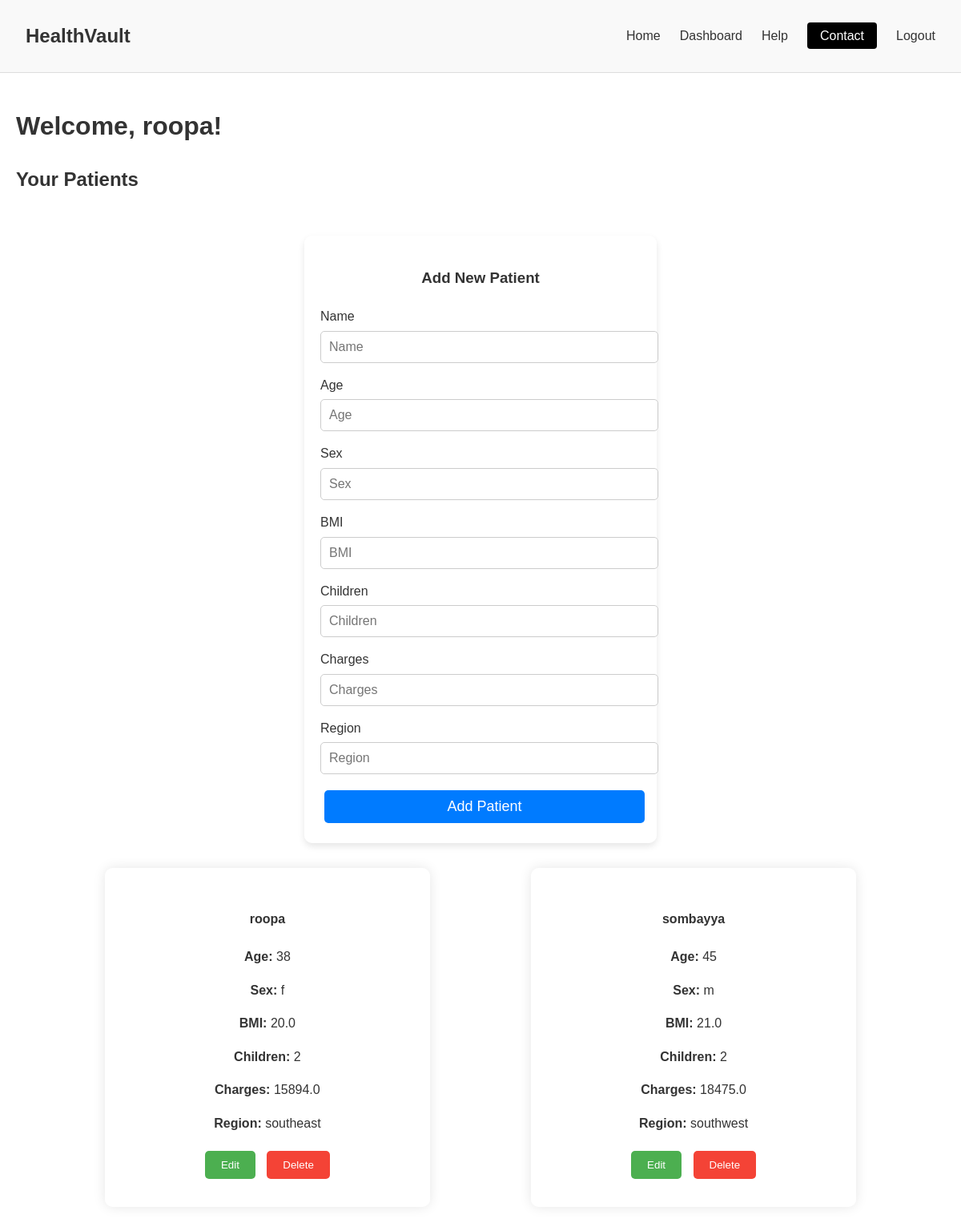
The page /index (signed in) on the database its author committed.
### app.py (models this page shows)
class User(db.Model, UserMixin):
    id = db.Column(db.Integer, primary_key=True)
    username = db.Column(db.String(80), unique=True, nullable=False)
    password = db.Column(db.String(200), nullable=False)
    role = db.Column(db.String(20), default='user')  # 'user' or 'admin'
    is_active = db.Column(db.Boolean, default=True)
    patients = db.relationship('Patient', backref='user', lazy=True)

class Patient(db.Model):
    id = db.Column(db.Integer, primary_key=True)
    name = db.Column(db.String(120), nullable=False)
    age = db.Column(db.Integer, nullable=False)
    sex = db.Column(db.String(10), nullable=False)
    bmi = db.Column(db.Float, nullable=False)
    children = db.Column(db.Integer, nullable=False)
    charges = db.Column(db.Float, nullable=False)
    region = db.Column(db.String(50), nullable=False)
    user_id = db.Column(db.Integer, db.ForeignKey('user.id'), nullable=False)

### app.py (the view, shortened to what this page needs)
@app.route('/index', methods=['GET', 'POST'])
@login_required
def index():
    if current_user.username == ADMIN_USERNAME:
        patients = Patient.query.all()  # Admin can see all patients
    else:
        patients = Patient.query.filter_by(user_id=current_user.id).all()  # Regular users can see only their own patients
    return render_template('index.html', patients=patients, is_admin=(current_user.username == ADMIN_USERNAME))

### app.py (called while the page is built)
@login_manager.user_loader
def load_user(user_id):
    return User.query.get(int(user_id))

### templates/index.html (shortened to what this page needs)
{% extends 'base.html' %}
{% block content %}
<html lang="en">
<head>
</head>
<body>
    <div class="container">
        <h1>Welcome, {{ current_user.username }}!</h1>
        {% if is_admin %}
            <h2>All Patients</h2>
        {% else %}
            <h2>Your Patients</h2>
        {% endif %}
        <div class="add-form-container">
            <div class="add-form">
                <h3>Add New Patient</h3>
                <form method="POST" action="{{ url_for('index') }}">
                    <div class="form-group">
                        <label for="name">Name</label>
                        <input type="text" id="name" name="name" placeholder="Name" required>
                    </div>
                    <div class="form-group">
                        <label for="age">Age</label>
                        <input type="number" id="age" name="age" placeholder="Age" required>
                    </div>
                    <div class="form-group">
                        <label for="sex">Sex</label>
                        <input type="text" id="sex" name="sex" placeholder="Sex" required>
                    </div>
                    <div class="form-group">
                        <label for="bmi">BMI</label>
                        <input type="number" step="0.01" id="bmi" name="bmi" placeholder="BMI" required>
                    </div>
                    <div class="form-group">
                        <label for="children">Children</label>
                        <input type="number" id="children" name="children" placeholder="Children" required>
                    </div>
                    <div class="form-group">
                        <label for="charges">Charges</label>
                        <input type="number" step="0.01" id="charges" name="charges" placeholder="Charges" required>
                    </div>
                    <div class="form-group">
                        <label for="region">Region</label>
                        <input type="text" id="region" name="region" placeholder="Region" required>
                    </div>
                    <button type="submit" class="submit-button">Add Patient</button>
                </form>
            </div>
        </div>
        <div class="card-container">
            {% for patient in patients %}
                <div class="card">
                    <div class="card-body">
                        <h4>{{ patient.name }}</h4>
                        <p><strong>Age:</strong> {{ patient.age }}</p>
                        <p><strong>Sex:</strong> {{ patient.sex }}</p>
                        <p><strong>BMI:</strong> {{ patient.bmi }}</p>
                        <p><strong>Children:</strong> {{ patient.children }}</p>
                        <p><strong>Charges:</strong> {{ patient.charges }}</p>
                        <p><strong>Region:</strong> {{ patient.region }}</p>
                        <a href="{{ url_for('update', id=patient.id) }}"><button class="edit-button">Edit</button></a>
                        <form method="POST" action="{{ url_for('delete', id=patient.id) }}" style="display:inline;">
                            <button type="submit">Delete</button>
                        </form>
                    </div>
                </div>
            {% endfor %}
        </div>
    </div>
</body>
</html>
{% endblock %}

### templates/base.html (style rules this page uses)
body { font-family: Arial, sans-serif; margin: 0; padding: 0; color: #333; line-height: 1.6; }

### templates/index.html (style rules this page uses)
body { background-image: url('https://img.freepik.com/premium-photo/health-insurance-concept-reduce-medical-expenses-hand-flip-wood-cube-with-icon-healthcare-medical-coin-wood-background-copy-space_52701-34.jpg'); background-size: cover; background-position: center; background-attachment: fixed; height: 100vh; margin: 0; font-family: Arial, sans-serif; }
.container { max-width: 1200px; margin: auto; padding: 20px; }
.add-form-container { display: flex; justify-content: center; align-items: center; height: 100vh; }
.add-form { width: 100%; max-width: 400px; background-color: rgba(255, 255, 255, 0.8); padding: 20px; border-radius: 10px; box-shadow: 0 4px 8px rgba(0, 0, 0, 0.1); margin-top: 20px; }
.add-form h3 { text-align: center; margin-bottom: 20px; }
.form-group { margin-bottom: 15px; }
.form-group label { display: block; margin-bottom: 5px; color: #333; }
.form-group input { width: 100%; padding: 10px; border: 1px solid #ccc; border-radius: 5px; font-size: 16px; }
.submit-button { width: 100%; padding: 10px; background-color: #007bff; color: white; border: none; border-radius: 5px; font-size: 18px; cursor: pointer; transition: background-color 0.3s ease; }
.card-container { display: flex; flex-wrap: wrap; justify-content: space-evenly; gap: 15px; margin-top: 20px; }
.card { background-color: rgba(255, 255, 255, 0.6); border-radius: 10px; box-shadow: 0 0 15px rgba(0, 0, 0, 0.1); width: calc(33.33% - 20px); padding: 20px; text-align: center; transition: transform 0.3s; }
.card-body { padding: 10px; }
button { background-color: #f44336; color: white; border: none; padding: 10px 20px; cursor: pointer; border-radius: 5px; margin: 5px; }
.edit-button { background-color: #4CAF50; }
a { color: white; }

### rows shown on the page
User: username "roopa"
Patient: name "roopa", age "38", sex "f", bmi "20.0", children "2", charges "15894.0", region "southeast"
Patient: name "sombayya", age "45", sex "m", bmi "21.0", children "2", charges "18475.0", region "southwest"
